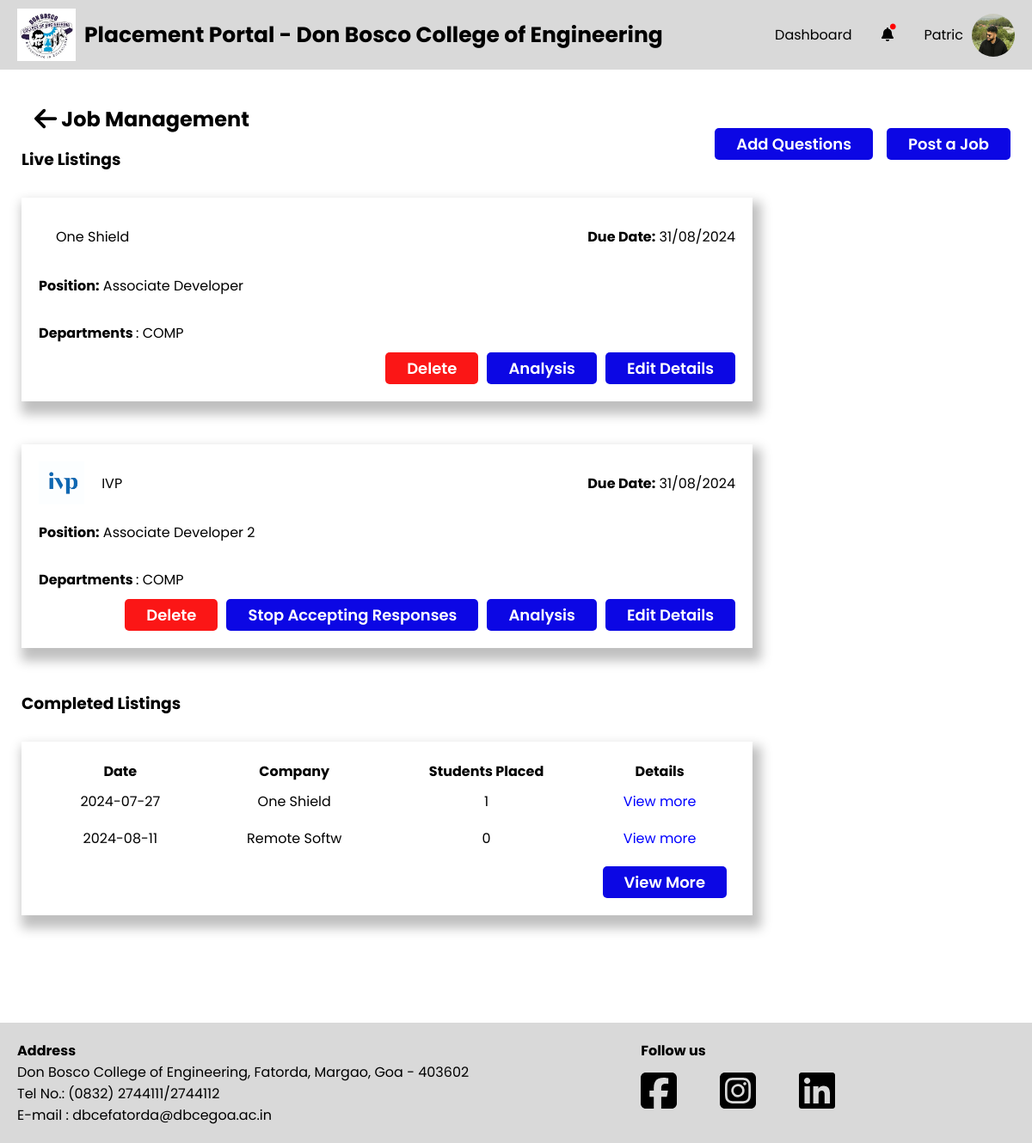
The page /PlacementCoordinator/job-management.php (signed in) on the database its author committed.
### tables this page shows
CREATE TABLE `company` (
  `C_id` int(11) NOT NULL,
  `C_Name` varchar(255) NOT NULL,
  `C_Logo` varchar(255) DEFAULT NULL,
  `C_Domain` varchar(255) DEFAULT NULL,
  `C_Scope` varchar(255) DEFAULT NULL,
  `C_Description` text DEFAULT NULL,
  `C_Location` varchar(255) DEFAULT NULL,
  `C_Website` varchar(255) DEFAULT NULL,
  `C_HR_name` varchar(255) DEFAULT NULL,
  `C_HR_email` varchar(255) DEFAULT NULL,
  `C_HR_phone` varchar(20) DEFAULT NULL,
  `C_Date_of_Reg` date DEFAULT current_timestamp(),
  `C_PC_Email` varchar(255) DEFAULT NULL
);

CREATE TABLE `jobplacements` (
  `J_id` int(11) NOT NULL,
  `J_Position` varchar(255) NOT NULL,
  `J_Backlogs_allowed` tinyint(1) DEFAULT NULL,
  `J_Description` text DEFAULT NULL,
  `J_Due_date` date DEFAULT NULL,
  `J_Offered_salary` float DEFAULT NULL,
  `J_Req_cgpa` decimal(4,2) DEFAULT NULL,
  `J_No_of_posts` int(11) DEFAULT NULL,
  `Accept_Responses` tinyint(4) NOT NULL DEFAULT 1
);

CREATE TABLE `department` (
  `Dept_id` int(11) NOT NULL,
  `Dept_name` varchar(255) NOT NULL
);

### PlacementCoordinator/tpo-utility-functions.php (the view, shortened to what this page needs)
<?php
function getLiveJobListings()
{
    global $conn;
    $fetchJobQuery = "
        SELECT P.Accept_Responses as acceptresponses, C.C_Name as cname, C.C_Logo clogo, P.J_Due_date duedate, P.J_Position position, J.J_id jid
        FROM company as C
        INNER JOIN jobposting as J ON J.C_id = C.C_id
        INNER JOIN jobplacements as P ON P.J_id = J.J_id
        WHERE P.J_Due_date >= CURRENT_DATE;
    ";
    $fetchJob = $conn->prepare($fetchJobQuery);
    $fetchJob->execute();
    $result = $fetchJob->get_result();
    if ($result->num_rows > 0) {
        while ($row = $result->fetch_assoc()) {
            $row["jid"] = (int) $row["jid"];
            $fetchJobDeptQuery = "
            SELECT d.Dept_name dname FROM department as d
            INNER JOIN jobdepartments as jd on d.Dept_id = jd.Dept_id
            WHERE jd.J_id = ?;
        ";
            $fetchJobDept = $conn->prepare($fetchJobDeptQuery);
            $fetchJobDept->bind_param("i", $row["jid"]);
            $fetchJobDept->execute();
            $resultDept = $fetchJobDept->get_result();
            $fetchRoundsQuery = "SELECT R_id FROM rounds WHERE J_id = ?";
            $fetchRounds = $conn->prepare($fetchRoundsQuery);
            $fetchRounds->bind_param("i", $row["jid"]);
            $fetchRounds->execute();
            $resultRounds = $fetchRounds->get_result();
            $hasRounds = $resultRounds->num_rows > 0;
            echo '<div class="sections">
                <div class="company-container">
                    <div class="company-logo-container">
                        <img src="../Data/Companies/Company_Logo/' . $row['clogo'] . '" alt="">
                        <p>' . $row['cname'] . '</p>
                    </div>
                    <p><strong>Due Date:</strong> ' . date("d/m/Y", strtotime($row['duedate'])) . '</p>
                </div>
                <p class="position"><strong>Position:</strong> ' . $row['position'] . '</p>
                <p class="department"><strong>Departments </strong>: ';
            while ($rowDept = $resultDept->fetch_assoc()) {
                echo $rowDept["dname"] . " ";
            }
            echo '</p><div class="acceptresp-container">
                <form action="" method="post">
                    <input name="jid" type="hidden" value="' . $row["jid"] . '">
                    <button name="delete-listing" class="delete-button">Delete</button>
                </form>';
            if (!$hasRounds) {
                if ($row["acceptresponses"] == 1) {
                    echo '<a href="./job-management.php?jid=' . $row["jid"] . '&responsestatus=0"><button class="stop-button">Stop Accepting Responses</button></a>';
                } else {
                    echo '<a href="./job-management.php?jid=' . $row["jid"] . '&responsestatus=1"><button class="start-button">Accept Responses</button></a>';
                    echo '<a href="#" onclick="return confirmAddRounds(' . $row["jid"] . ');"><button class="add-rounds-button">Add Rounds</button></a>';
                }
            }
            echo '<a href="./job-live-listing-analysis.php?jid=' . $row["jid"] . '"><button class="analysis-button">Analysis</button></a>
                <a href="./job-edit.php?jid=' . $row["jid"] . '"><button class="edit-button">Edit Details</button></a></div>
            </div>';
        }
    } else {
        echo '<div class="sections">
                No Live Listings
            </div>';
    }
}
function getCompletedJobListings()
{
    global $conn;
    $fetchJobQuery = "SELECT c.C_Name as cname, j.J_Due_date as duedate, SUM(ja.placed) as totalplaced,J.J_id jid
        FROM company as c
        INNER JOIN jobposting as jp ON jp.C_id=c.C_id
        INNER JOIN jobplacements as j ON jp.J_id=j.J_id
        INNER JOIN jobapplication as ja ON ja.J_id=j.J_id
        WHERE j.J_Due_date < CURRENT_DATE
        GROUP BY c.C_Name, j.J_Due_date LIMIT 5;";
    $fetchJob = $conn->prepare($fetchJobQuery);
    $fetchJob->execute();
    $result = $fetchJob->get_result();
    while ($row = $result->fetch_assoc()) {
        echo '<tr>
                        <td>' . $row["duedate"] . '</td>
                        <td>' . $row["cname"] . '</td>
                        <td>' . $row["totalplaced"] . '</td>
                        <td><a href="./job-live-listing-analysis.php?jid=' . $row["jid"] . '">View more</a></td>
                    </tr>';
    }
}

### PlacementCoordinator/css/footer.css (style rules this page uses)
a { all: unset; }

### PlacementCoordinator/css/root.css (style rules this page uses)
*,*::after,*::before { padding: 0; margin: 0; box-sizing: border-box; font-family: "Poppins", sans-serif; }
:root { --primary-blue : #0C07E4; --primary-grey : #d9d9d9; --primary-white : white; --primary-red : #FB1616; --secondary-grey : #969696; }

### PlacementCoordinator/css/job-management.css (style rules this page uses)
*,*::after,*::before { padding: 0; margin: 0; box-sizing: border-box; font-family: "Poppins", sans-serif; }
:root { --primary-blue : #0C07E4; --primary-grey : #d9d9d9; --primary-white : white; --primary-red : #FB1616; }
.sections { position: relative; margin-top: 30px; box-shadow: 5px 10px 12.3px 5px rgba(0, 0, 0, .25); padding: 20px; margin-bottom: 50px; }
.company-logo-container > img { height: 50px; }
.company-logo-container { display: flex; align-items: center; gap: 20px; }
.company-container { display: flex; justify-content: space-between; align-items: center; }
.position , .department { margin-top: 20px; }
.position { margin-bottom: 30px; }
.sections .analysis-button { margin-top: 10px; padding-block: 5px; padding-inline: 25px; border-radius: 5px; border: none; font-weight: 600; font-size: 18px; cursor: pointer; background-color: var(--primary-blue); color: var(--primary-white); }
.sections .delete-button { margin-top: 10px; padding-block: 5px; padding-inline: 25px; border-radius: 5px; border: none; font-weight: 600; font-size: 18px; cursor: pointer; background-color: var(--primary-red); color: var(--primary-white); }
.sections .edit-button { margin-top: 10px; padding-block: 5px; padding-inline: 25px; border-radius: 5px; border: none; font-weight: 600; font-size: 18px; cursor: pointer; background-color: var(--primary-blue); color: var(--primary-white); }
.sections td { padding: 8px; text-align: center; }
.sections a { cursor: pointer; color: blue; }
.sections .stop-button { margin-top: 10px; padding-block: 5px; padding-inline: 25px; border-radius: 5px; border: none; font-weight: 600; font-size: 18px; cursor: pointer; background-color: var(--primary-blue); color: var(--primary-white); }
.acceptresp-container { display:flex; justify-content: flex-end; gap:10px; }

### rows shown on the page
company: C_Name "One Shield", jobplacements.J_Due_date "31/08/2024", jobplacements.J_Position "Associate Developer"
department: Dept_name "COMP"
company: C_Logo (picture), C_Name "IVP", jobplacements.J_Due_date "31/08/2024", jobplacements.J_Position "Associate Developer 2"
jobplacements: J_Due_date "2024-07-27", cname "One Shield", totalplaced "1"
jobplacements: J_Due_date "2024-08-11", cname "Remote Softw", totalplaced "0"
